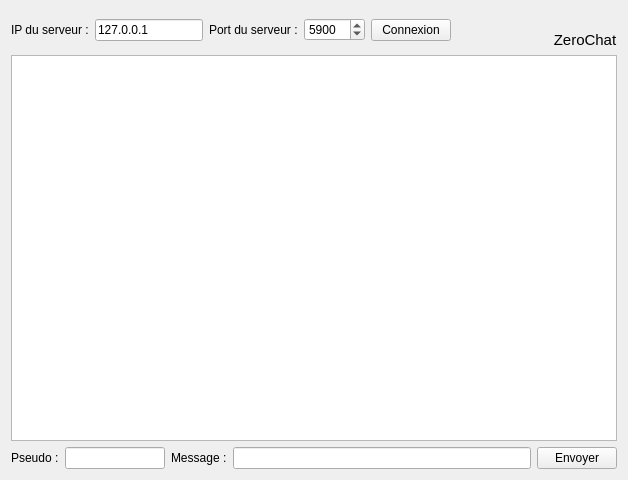
<?xml version="1.0" encoding="UTF-8"?>
<ui version="4.0">
 <class>FenClient</class>
 <widget class="QWidget" name="FenClient">
  <property name="geometry">
   <rect>
    <x>0</x>
    <y>0</y>
    <width>628</width>
    <height>480</height>
   </rect>
  </property>
  <property name="windowTitle">
   <string>ZeroChat - Client</string>
  </property>
  <property name="windowIcon">
   <iconset>
    <normaloff>chat.png</normaloff>chat.png</iconset>
  </property>
  <layout class="QVBoxLayout" name="verticalLayout_2">
   <item>
    <layout class="QHBoxLayout" name="horizontalLayout">
     <item>
      <widget class="QLabel" name="label">
       <property name="text">
        <string>IP du serveur :</string>
       </property>
      </widget>
     </item>
     <item>
      <widget class="QLineEdit" name="serveurIP">
       <property name="maximumSize">
        <size>
         <width>150</width>
         <height>16777215</height>
        </size>
       </property>
       <property name="text">
        <string>127.0.0.1</string>
       </property>
      </widget>
     </item>
     <item>
      <widget class="QLabel" name="label_2">
       <property name="text">
        <string>Port du serveur :</string>
       </property>
      </widget>
     </item>
     <item>
      <widget class="QSpinBox" name="serveurPort">
       <property name="minimumSize">
        <size>
         <width>60</width>
         <height>0</height>
        </size>
       </property>
       <property name="minimum">
        <number>1024</number>
       </property>
       <property name="maximum">
        <number>65535</number>
       </property>
       <property name="value">
        <number>5900</number>
       </property>
      </widget>
     </item>
     <item>
      <widget class="QPushButton" name="boutonConnexion">
       <property name="text">
        <string>Connexion</string>
       </property>
      </widget>
     </item>
     <item>
      <spacer name="horizontalSpacer">
       <property name="orientation">
        <enum>Qt::Horizontal</enum>
       </property>
       <property name="sizeHint" stdset="0">
        <size>
         <width>40</width>
         <height>20</height>
        </size>
       </property>
      </spacer>
     </item>
     <item>
      <layout class="QVBoxLayout" name="verticalLayout">
       <item>
        <widget class="QLabel" name="label_5">
         <property name="pixmap">
          <pixmap>chat.png</pixmap>
         </property>
        </widget>
       </item>
       <item>
        <widget class="QLabel" name="label_6">
         <property name="font">
          <font>
           <pointsize>11</pointsize>
           <weight>50</weight>
           <bold>false</bold>
          </font>
         </property>
         <property name="text">
          <string>ZeroChat</string>
         </property>
         <property name="alignment">
          <set>Qt::AlignCenter</set>
         </property>
        </widget>
       </item>
      </layout>
     </item>
    </layout>
   </item>
   <item>
    <widget class="QTextEdit" name="listeMessages">
     <property name="readOnly">
      <bool>true</bool>
     </property>
    </widget>
   </item>
   <item>
    <layout class="QHBoxLayout" name="horizontalLayout_2">
     <item>
      <widget class="QLabel" name="label_3">
       <property name="text">
        <string>Pseudo :</string>
       </property>
      </widget>
     </item>
     <item>
      <widget class="QLineEdit" name="pseudo">
       <property name="maximumSize">
        <size>
         <width>100</width>
         <height>16777215</height>
        </size>
       </property>
      </widget>
     </item>
     <item>
      <widget class="QLabel" name="label_4">
       <property name="text">
        <string>Message :</string>
       </property>
      </widget>
     </item>
     <item>
      <widget class="QLineEdit" name="message"/>
     </item>
     <item>
      <widget class="QPushButton" name="boutonEnvoyer">
       <property name="text">
        <string>Envoyer</string>
       </property>
       <property name="icon">
        <iconset>
         <normaloff>chat.png</normaloff>chat.png</iconset>
       </property>
      </widget>
     </item>
    </layout>
   </item>
  </layout>
 </widget>
 <resources/>
 <connections/>
</ui>
